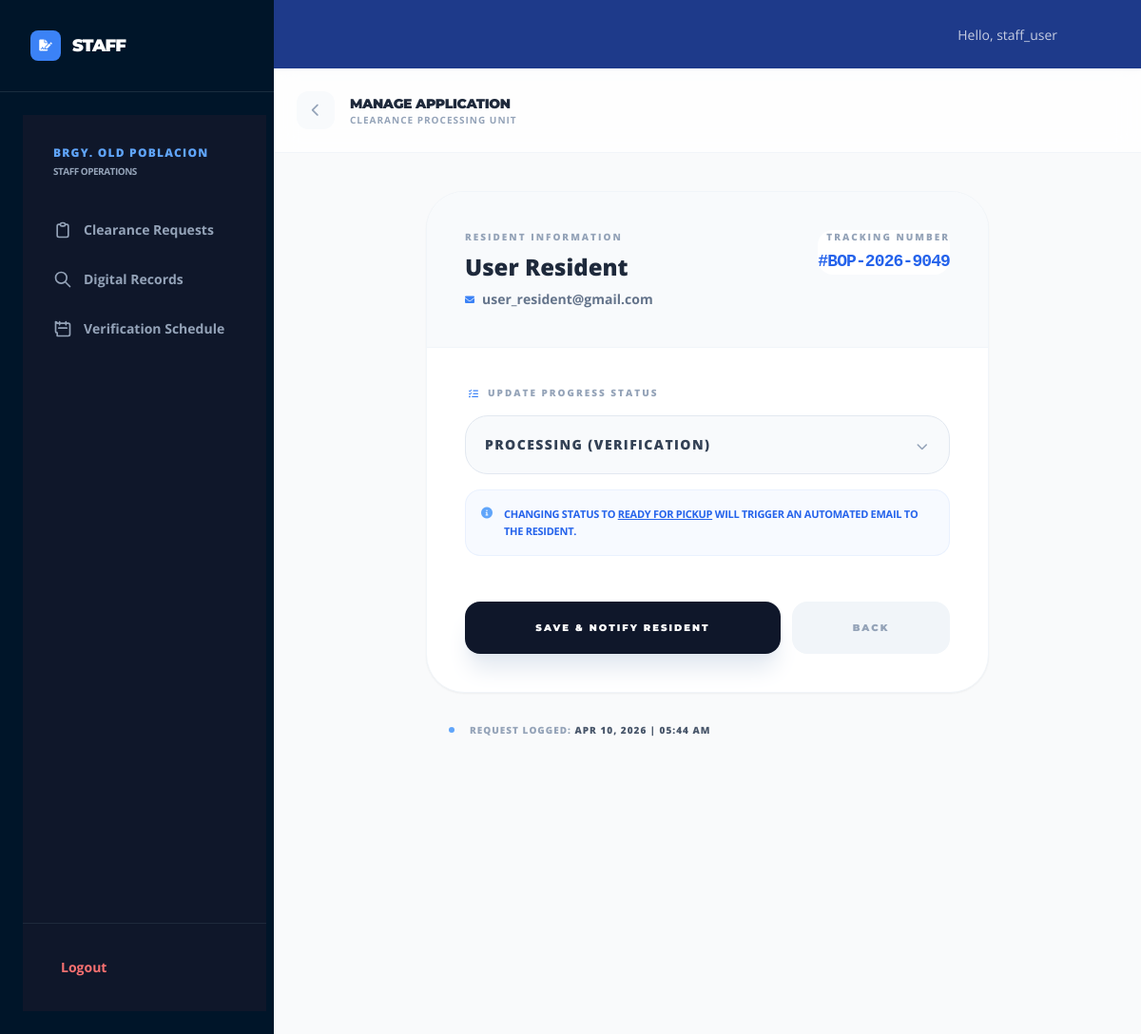
The app's page /staff/update_status.php?id=2 (signed in) with its own data.
### tables this page shows
CREATE TABLE `clearance_requests` (
  `id` int(11) NOT NULL,
  `resident_id` int(11) NOT NULL,
  `tracking_no` varchar(20) NOT NULL,
  `resident_name` varchar(100) NOT NULL,
  `document_type` varchar(100) DEFAULT NULL,
  `contact_no` varchar(20) NOT NULL,
  `email` varchar(100) DEFAULT NULL,
  `purpose` varchar(100) DEFAULT NULL,
  `status` enum('Pending','Processing','Ready for Pickup','Released') DEFAULT 'Pending',
  `applied_at` timestamp NOT NULL DEFAULT current_timestamp(),
  `updated_at` timestamp NOT NULL DEFAULT current_timestamp() ON UPDATE current_timestamp(),
  `verification_date` date DEFAULT NULL
);

CREATE TABLE `residents` (
  `id` int(11) NOT NULL,
  `full_name` varchar(100) NOT NULL,
  `email` varchar(100) NOT NULL,
  `password` varchar(255) NOT NULL,
  `contact_no` varchar(20) DEFAULT NULL,
  `address` text DEFAULT NULL,
  `created_at` timestamp NOT NULL DEFAULT current_timestamp()
);

### staff/update_status.php (the view, shortened to what this page needs)
<?php
require_once('../includes/config.php');
include('../includes/header.php');
$id = intval($_GET['id']);
$query = "SELECT r.*, res.email
          FROM clearance_requests r
          JOIN residents res ON r.resident_id = res.id
          WHERE r.id = $id";
$request = $conn->query($query)->fetch_assoc();
?>
<!DOCTYPE html>
<html lang="en">
<head>
    <script src="https://cdn.tailwindcss.com"></script>
    <link href="https://cdnjs.cloudflare.com/ajax/libs/font-awesome/6.0.0/css/all.min.css" rel="stylesheet">
</head>
<body class="bg-[#F8FAFC] antialiased text-slate-900">
    <aside class="hidden lg:flex flex-col w-72 bg-[#001529] h-screen fixed left-0 top-0 text-white z-50">
        <div class="p-8 border-b border-white/10 flex items-center gap-3">
             <div class="w-8 h-8 bg-blue-500 rounded-lg flex items-center justify-center">
                <i class="fas fa-file-signature text-white text-xs"></i>
             </div>
             <h1 class="heading text-lg font-black tracking-tighter uppercase tracking-tight">Staff</h1>
        </div>
        <nav class="flex-1 p-6 space-y-2">
            <?php include('../includes/staff_sidebar.php'); ?>
        </nav>
    </aside>
    <main class="lg:ml-72 min-h-screen flex flex-col pb-24 lg:pb-0">
        <header class="bg-white/80 backdrop-blur-md sticky top-0 z-40 border-b border-slate-100 p-4 md:p-6 flex items-center gap-4">
            <a href="dashboard.php" class="h-10 w-10 flex items-center justify-center rounded-xl bg-slate-50 text-slate-400 hover:text-slate-900 transition-colors">
                <i class="fas fa-chevron-left text-sm"></i>
            </a>
            <div>
                <h2 class="heading text-sm font-black text-slate-800 uppercase tracking-tight">Manage Application</h2>
                <p class="text-[10px] text-slate-400 font-bold uppercase tracking-widest hidden md:block">Clearance Processing Unit</p>
            </div>
        </header>
        <div class="p-5 md:p-10 max-w-2xl mx-auto w-full">
            <div class="bg-white rounded-[2.5rem] shadow-sm border border-slate-100 overflow-hidden">
                <div class="p-6 md:p-10 bg-slate-50 border-b border-slate-100">
                    <div class="flex flex-col md:flex-row justify-between items-start gap-6">
                        <div>
                            <span class="text-[10px] font-black uppercase text-slate-400 block tracking-[0.2em] mb-2">Resident Information</span>
                            <h3 class="text-xl md:text-2xl font-black text-slate-800 leading-tight"><?php echo htmlspecialchars($request['resident_name']); ?></h3>
                            <div class="flex items-center gap-2 mt-2">
                                <i class="fas fa-envelope text-blue-500 text-[10px]"></i>
                                <p class="text-sm font-bold text-slate-500"><?php echo htmlspecialchars($request['email']); ?></p>
                            </div>
                        </div>
                        <div class="w-full md:w-auto p-4 bg-white border border-slate-200 md:border-none md:p-0 rounded-2xl md:text-right">
                            <span class="text-[10px] font-black uppercase text-slate-400 block tracking-[0.2em] mb-1">Tracking Number</span>
                            <span class="font-mono text-lg font-black text-blue-600 tracking-tighter">#<?php echo $request['tracking_no']; ?></span>
                        </div>
                    </div>
                </div>
                <div class="p-6 md:p-10">
                    <form action="" method="POST" class="space-y-8">
                        <div>
                            <label class="flex items-center gap-2 text-[10px] font-black uppercase text-slate-400 tracking-[0.2em] mb-4 px-1">
                                <i class="fas fa-tasks text-blue-500"></i> Update Progress Status
                            </label>
                            <div class="relative">
                                <select name="status" class="w-full p-5 bg-slate-50 border border-slate-200 rounded-3xl font-black text-slate-700 outline-none focus:ring-4 focus:ring-blue-500/5 transition-all appearance-none text-sm uppercase tracking-widest">
                                    <option value="Processing" <?php if($request['status']=='Processing') echo 'selected'; ?>>Processing (Verification)</option>
                                </select>
                                <div class="absolute right-6 top-1/2 -translate-y-1/2 pointer-events-none text-slate-400">
                                </div>
                            </div>
                            <div class="mt-4 flex gap-3 p-4 bg-blue-50/50 rounded-2xl border border-blue-100/50">
                                <i class="fas fa-info-circle text-blue-400 text-xs mt-0.5"></i>
                                <p class="text-[11px] text-blue-600 font-bold leading-relaxed uppercase tracking-tight">
                                    Changing status to <span class="underline">Ready for Pickup</span> will trigger an automated email to the resident.
                                </p>
                            </div>
                        </div>
                        <div class="flex flex-col md:flex-row gap-3 pt-4">
                            <button type="submit" name="update_status" class="flex-[2] bg-slate-900 text-white py-5 rounded-2xl heading text-[10px] font-black uppercase tracking-[0.2em] shadow-xl shadow-slate-200 active:scale-95 transition-all">
                                Save & Notify Resident
                            </button>
                            <a href="dashboard.php" class="flex-1 bg-slate-100 text-slate-400 py-5 rounded-2xl heading text-[10px] font-black uppercase tracking-[0.2em] text-center hover:bg-slate-200 transition-all">
                                Back
                            </a>
                        </div>
                    </form>
                </div>
            </div>
            <div class="mt-8 flex items-center gap-4 px-6">
                <div class="w-1.5 h-1.5 rounded-full bg-blue-400"></div>
                <p class="text-[10px] text-slate-400 font-black uppercase tracking-widest">
                    Request logged: <span class="text-slate-600"><?php echo date('M d, Y | h:i A', strtotime($request['applied_at'])); ?></span>
                </p>
            </div>
        </div>
    </main>
</body>
</html>

### staff/update_status.php (style rules this page uses)
body { font-family: 'Open Sans', sans-serif; -webkit-tap-highlight-color: transparent; }
.heading { font-family: 'Montserrat', sans-serif; }

### records on screen
clearance_requests: resident_name "User Resident", resident.email "user_resident@gmail.com", tracking_no "BOP-2026-9049", status "Processing (Verification)", applied_at "APR 10, 2026 | 05:44 AM"

### other values on screen
$_SESSION['username'] "staff_user"
